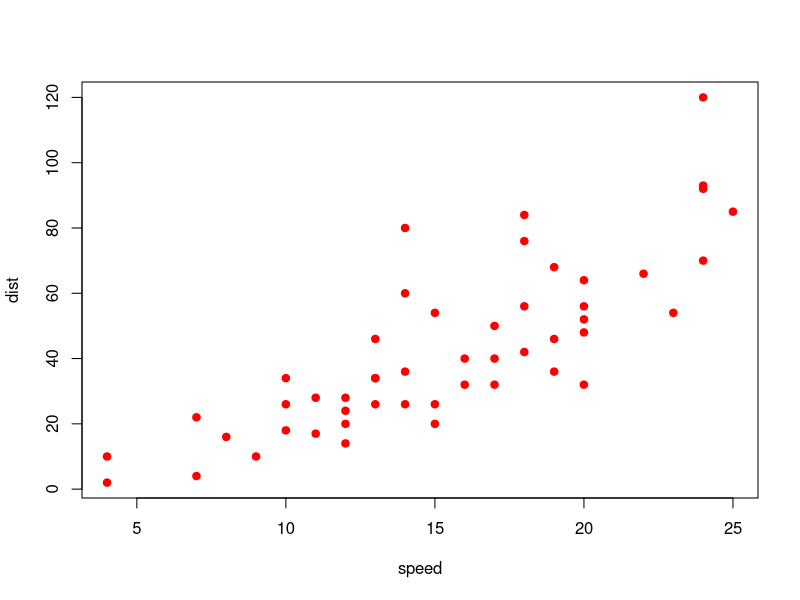

Write R code to recreate this figure.
## ---- chunk 1
plot(cars, pch = 19, col = "red")
